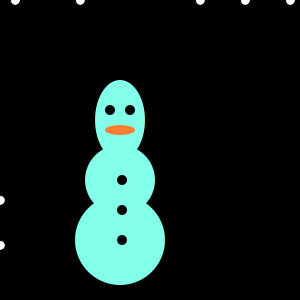
Frame 1 (no input)
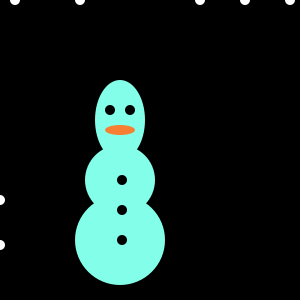
Frame 60 (the mouse pressed at the canvas centre just before this capture)
Frame 120 (the mouse held since frame 60 and released just before this capture): identical to frame 60, image omitted

The Processing sketch that drew these frames (run headless with seeded random() and noise(); from frame 60 on, the mouse is pressed at the canvas centre):

// Processing sketch: processing_146809
// ── processing_146809.pde


boolean flipFlop = false;
int diam;
float randNum;
float randNum2;
float randNum3;
float randNum4;
float randNum5;
float randNum6;
float randNum7;
float randNum8;
void setup(){
  size(300,300);
    
  
}
void draw(){
  background(randNum7,randNum,randNum5);
  if(flipFlop == false){
    diam = 10;
  }else{
   diam = 15;
  }
   
  fill(255,255,255);
  ellipse(15,randNum,diam,diam);
  ellipse(80,randNum2,diam,diam);
  ellipse(randNum3,200,diam,diam);
  ellipse(200,randNum,diam,diam);
  ellipse(290,randNum3,diam,diam);
  ellipse(245,randNum5 ,diam,diam);
  ellipse(randNum5,245,diam,diam);
    
  translate(120,120);
  noStroke();
fill(131,255,233);
ellipse(0,0,50,80);
fill(randNum7,randNum5,randNum);
ellipse(-10,-10,diam,diam);
ellipse(10,-10,diam,diam);
fill(247,126,50);
ellipse(0,10,30,10);
fill(131,255,233);
ellipse(0,60,70,70);
ellipse(0,120,90,90);
ellipse(-10,200,10,10);
fill(randNum7,randNum5,randNum);
ellipse(2,60,diam,diam);
ellipse(2,90,diam,diam);
ellipse(2,120,diam,diam);
 
 
 
  
  
}
  
void keyPressed(){
  flipFlop =! flipFlop;
  randNum=random(2,80);
  randNum2=random(2,100);
  randNum3=random(0,120);
  randNum4=random(30,100);
  randNum5=random(0,270);
  randNum6=random(0,111);
  randNum7=random(0,240);
  randNum8=random(0,22);
}
